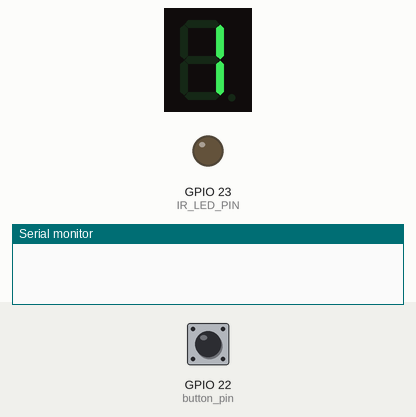
Recording of a sketch running on a simulated ESP8266 (NodeMCU). Shown: 1-digit seven-segment display, output pins drawn as LEDs (lit = HIGH), the last lines printed to the serial monitor. Wiring (inferred from the names in the program): 1-digit 7-segment display, segments lit when HIGH: segments GPIO 15, GPIO 2, GPIO 4, GPIO 5, GPIO 18, GPIO 19, GPIO 21. The inputs (shaded band) are chosen by the test bench; at power-on: GPIO 22 (button_pin) LOW. The segment pins are drawn as the display they are named for; pins used as bus, display or sensor lines are not drawn.

Above: at 1.2 s.
1.3 s: GPIO 22 (button_pin) pulled HIGH for 0.15 s
At 2.2 s:
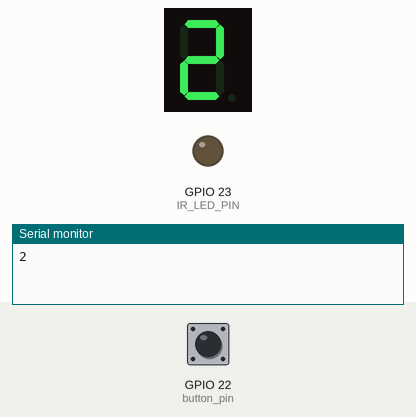
2.9 s: GPIO 22 (button_pin) pulled HIGH for 1 s
At 3.3 s:
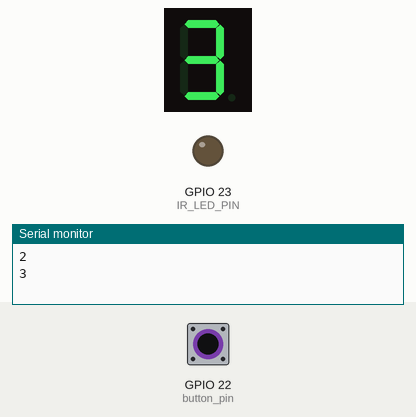
Timing chart, 0 to 5.9 s (numbered marks = the images above; inputs shaded):
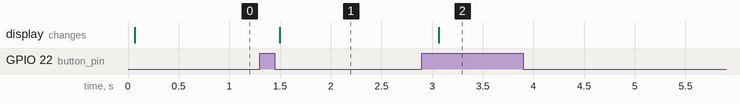

Measured:
- after the input at 1.3 s, the display: changes after 0.20 s (image 1)
- after the input at 2.9 s, the display: changes after 0.16 s (image 2)

The sketch:

Sender_Infrared.ino
```cpp
#include <IRremoteESP8266.h>
#include <IRsend.h>

const int IR_LED_PIN = 23;
const int button_pin = 22;
const int debounceDelay = 30;  // Adjust this value as needed for your button
int lastButtonState = LOW;
unsigned long lastDebounceTime = 0;
int buttonState = LOW ;

IRsend irsend(IR_LED_PIN);

byte pin[] = {15, 2, 4, 5, 18, 19, 21}; // Seven segment pin is connected to Digital pin 15, 2, 4, 5, 18, 19, 21 to a, b, c, d, e, f, g
const byte count[10] = {  // Data code for Seven segment
  //GFEDCBA
  B00000110, // 1
  B01011011, // 2
  B01001111, // 3
};

void setup() {
  Serial.begin(9600);
  pinMode(pin[0], OUTPUT);  // Set every pin as output
  pinMode(pin[1], OUTPUT);
  pinMode(pin[2], OUTPUT);
  pinMode(pin[3], OUTPUT);
  pinMode(pin[4], OUTPUT);
  pinMode(pin[5], OUTPUT);
  pinMode(pin[6], OUTPUT);
  pinMode(button_pin, INPUT);
  pinMode(IR_LED_PIN, OUTPUT);
}
int i = 1;
void loop() {
   int reading = digitalRead(button_pin);
  if (reading != lastButtonState) {
    lastDebounceTime = millis();
  }

  if ((millis() - lastDebounceTime) > debounceDelay) {
    if (reading != buttonState) {
      buttonState = reading;

      if (buttonState == HIGH) {
        i++;
        if(i>3){
          i=1;
        }
        Serial.println(i);
      }
    }
  }
  lastButtonState = reading;
  irsend.sendNEC(i, 32); // Sending NEC signal

  SevenSeg(count[i-1]); // Display the value on the seven-segment display


}

void SevenSeg(byte Bit) { // Sending data on each pin
  for (int i = 0; i < 8; i++) {
    digitalWrite(pin[i], bitRead(Bit, i));
  }
}
```
